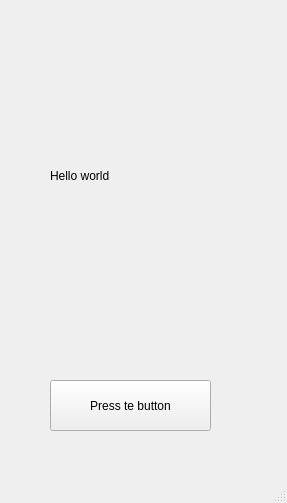
<?xml version="1.0" encoding="UTF-8"?>
<ui version="4.0">
 <class>MainWindow</class>
 <widget class="QMainWindow" name="MainWindow">
  <property name="geometry">
   <rect>
    <x>0</x>
    <y>0</y>
    <width>287</width>
    <height>503</height>
   </rect>
  </property>
  <property name="windowTitle">
   <string>MainWindow</string>
  </property>
  <widget class="QWidget" name="centralwidget">
   <widget class="QPushButton" name="button1">
    <property name="geometry">
     <rect>
      <x>50</x>
      <y>380</y>
      <width>161</width>
      <height>51</height>
     </rect>
    </property>
    <property name="text">
     <string>Press te button</string>
    </property>
   </widget>
   <widget class="QLabel" name="label1">
    <property name="geometry">
     <rect>
      <x>50</x>
      <y>130</y>
      <width>381</width>
      <height>91</height>
     </rect>
    </property>
    <property name="text">
     <string>Hello world</string>
    </property>
   </widget>
  </widget>
  <widget class="QMenuBar" name="menubar">
   <property name="geometry">
    <rect>
     <x>0</x>
     <y>0</y>
     <width>287</width>
     <height>26</height>
    </rect>
   </property>
  </widget>
  <widget class="QStatusBar" name="statusbar"/>
 </widget>
 <resources/>
 <connections/>
</ui>
